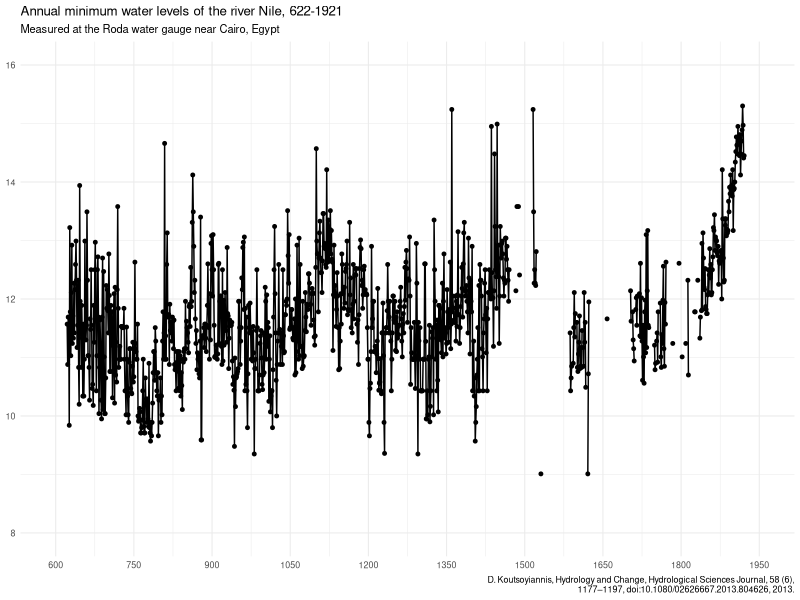
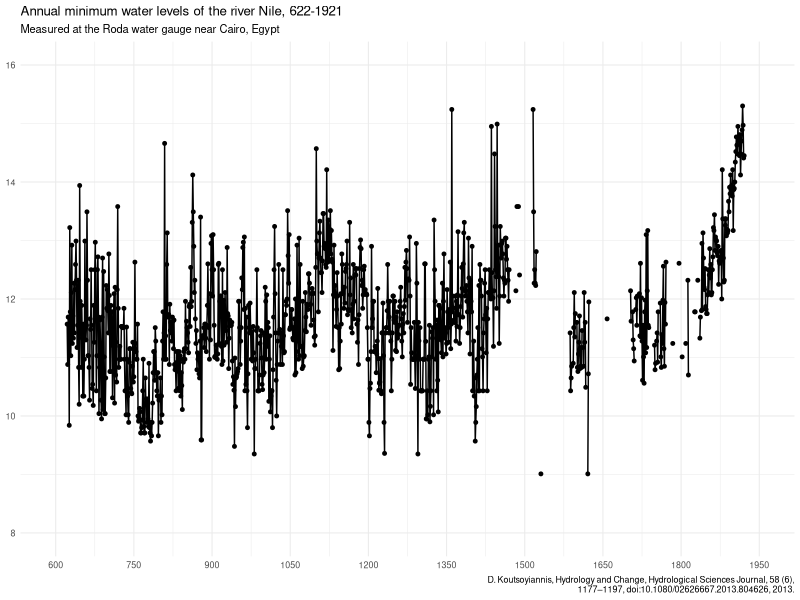

The R script that drew these images, in order:
## load packages ----
library(tidyverse)

## load data ----
# Source: https://www.itia.ntua.gr/en/docinfo/1351/
nilometer <- readxl::read_excel(path = "RodaNilometerData.xlsx", skip = 10) |> 
  select(2:6) |> 
  setNames(c("year", "min_level", "max_level", "min_depth", "max_depth"))

write_csv(x = nilometer, file = "nilometer.csv")


## plot ----
nilometer_caption <- "D. Koutsoyiannis, Hydrology and Change, Hydrological Sciences Journal, 58 (6), 1177–1197, doi:10.1080/02626667.2013.804626, 2013."

p <- ggplot(data = nilometer, mapping = aes(x = year)) +
  geom_line(mapping = aes(y = min_level), linewidth = 0.5) +
  geom_point(mapping = aes(y = min_level), size = 1) +
  scale_x_continuous(breaks = seq(600, 1950, 150), limits = c(600, 1950)) +
  scale_y_continuous(breaks = seq(8, 16, 2), limits = c(8, 16)) +
  labs(
    title = "Annual minimum water levels of the river Nile, 622-1921",
    subtitle = "Measured at the Roda water gauge near Cairo, Egypt",
    x = NULL, y = NULL,
    caption = str_wrap(nilometer_caption)
  ) +
  theme_minimal(base_size = 8)

print(p)

ggsave(filename = "nilometer.png", path = ".", plot = p, width = 24, height = 10, units = "cm", bg = "white")

